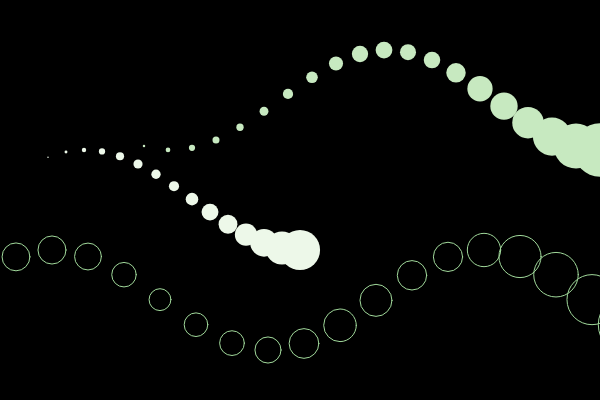
Frame 1 (no input)
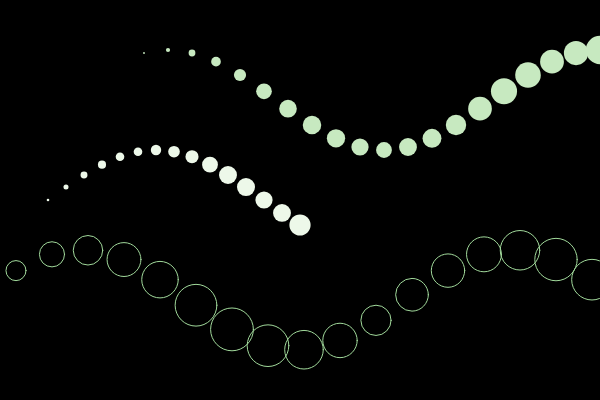
Frame 60 (no input)
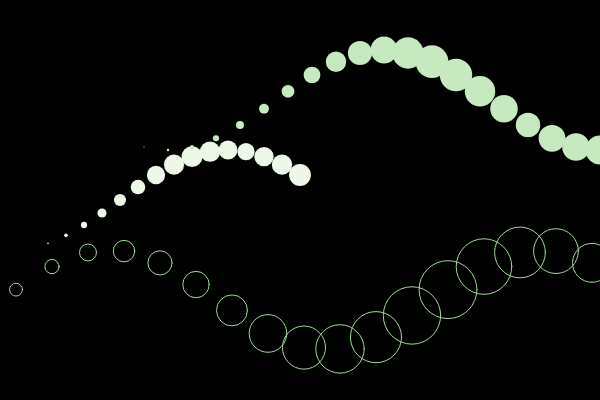
Frame 120 (the mouse pressed at the canvas centre since frame 60)

The p5.js sketch that drew these frames (run headless with seeded random() and noise() and a simulated clock; from frame 60 on, the mouse is pressed at the canvas centre):

// p5.js sketch
// ── sketch.js
function setup() {
  createCanvas(600, 400);
}

function draw() {
  background(0);
  nyoro(15, width / 2, height / 2, color(237, 248, 233), 1.0, true);
  nyoro(20, width, height / 4, color(199, 233, 192), 3.0, true);
  nyoro(30, width + 100, 3 * height / 4, color(161, 217, 155), 0.4, false);
}

function nyoro(n, x, y, c, sp, doFill) {
  for (let i = 0; i < n; i++) {
    if (doFill) {
      noStroke();
      fill(c, (n - i) * 255 / n);
    } else {
      noFill();
      stroke(c, (n - i) * 255 / n);
    }
    ellipse(
      x - n * i * width / 500,
      y + 50 * cos(radians(n * i + frameCount * sp)),
      (n - i) * 4 * noise(float(i * 10 + frameCount) / 100),
      (n - i) * 4 * noise(float(i * 10 + frameCount) / 100)
    );
  }
}
